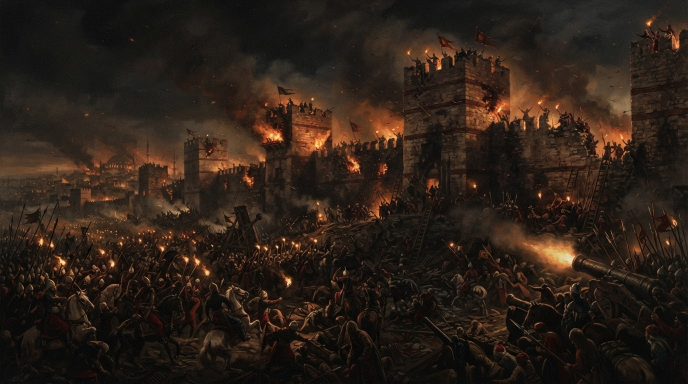
#> input picture imagens/11/cena01.jpg, 1376 x 768 px, found by its file name (shown at 1/2 size)
$ python angulos.py imagens/11/cena01.jpg '(mostra' os closes 'escolhidos)'   (older library calls are emulated)
#> lines starting #> are read from the running program, lines starting #| are printed output that depends on the picture; after the words box and inside, x2 and y2 are one past the last pixel; in counts of white or black regions, pixels touching at a corner belong together
#!/usr/bin/env python3
"""Planejamento de "ângulos de câmera" dentro de cada imagem e dos cortes no ritmo da fala.

A ideia vem da dica de retenção "cada frase, um ângulo diferente": em vez de uma
única panorâmica lenta de ~14 s por imagem, cada imagem vira várias tomadas
(plano geral, depois closes nas regiões com mais detalhe — rostos, fogo, ação),
com corte seco nas pausas da narração.

Uso de teste: python3 tools/angulos.py imagens/11/cena01.jpg   (mostra os closes escolhidos)
"""
import sys
from pathlib import Path

import cv2
import numpy as np

BORDER = 0.04  # o render corta 4% de cada borda antes de tudo


def interest_map(path, w=192, h=108):
    """Mapa de "interesse": bordas/detalhe × brilho, com reforço em tons de pele iluminados
    (rostos e mãos, que são o que o olho procura numa pintura)."""
    img = cv2.imread(str(path))
    H, W = img.shape[:2]
    bx, by = int(W * BORDER), int(H * BORDER)
    img = img[by:H - by, bx:W - bx]
    gray = cv2.cvtColor(img, cv2.COLOR_BGR2GRAY)
    small = cv2.resize(gray, (w, h), interpolation=cv2.INTER_AREA).astype(np.float32) / 255
    gx = cv2.Sobel(small, cv2.CV_32F, 1, 0)
    gy = cv2.Sobel(small, cv2.CV_32F, 0, 1)
    edges = cv2.GaussianBlur(np.hypot(gx, gy), (0, 0), 3)
    light = cv2.GaussianBlur(small, (0, 0), 4)
    m = edges * (0.25 + light)
    hsv = cv2.cvtColor(cv2.resize(img, (w, h), interpolation=cv2.INTER_AREA), cv2.COLOR_BGR2HSV)
    hue, sat, val = hsv[..., 0], hsv[..., 1], hsv[..., 2]
    skin = ((hue >= 3) & (hue <= 20) & (sat >= 50) & (sat <= 200) & (val >= 95)).astype(np.float32)
    skin = cv2.GaussianBlur(skin, (0, 0), 2.5)
    m = m * (1 + 6 * skin)
    # rostos ficam quase sempre no terço de cima / meio do quadro
    yy = np.linspace(0, 1, h)[:, None]
    m = m * (1.25 - 1.2 * (yy - 0.38) ** 2)
    return m / (m.max() + 1e-6)


def best_centers(m, zoom, k=3, min_dist=0.22, cy_max=0.5):
    """Até k centros (normalizados 0–1) de janelas 1/zoom do quadro com mais interesse.

    O centro vertical fica limitado a cy_max: nas pinturas, rostos e ação estão
    quase sempre na metade de cima, e mesas, mapas e chão (cheios de detalhe,
    mas sem drama) ficam embaixo.
    """
    h, w = m.shape
    ww, wh = int(w / zoom), int(h / zoom)
    integ = cv2.integral(m)
    sums = (integ[wh:, ww:] - integ[:-wh, ww:] - integ[wh:, :-ww] + integ[:-wh, :-ww])
    ymax = max(1, int(cy_max * h - wh / 2) + 1)
    sums = sums.copy()
    sums[ymax:, :] = -1
    picks = []
    flat = np.argsort(sums, axis=None)[::-1]
    for idx in flat:
        y, x = np.unravel_index(idx, sums.shape)
        c = ((x + ww / 2) / w, (y + wh / 2) / h)
        if all(np.hypot(c[0] - p[0], c[1] - p[1]) >= min_dist for p in picks):
            picks.append(c)
        if len(picks) == k:
            break
    return picks


# Sequência de enquadramentos por imagem: o 1º é sempre o plano geral (contexto),
# depois alterna close e plano médio em regiões diferentes do quadro.
def framings(path, n, seed=0):
    """Devolve n enquadramentos (z0, z1, cx0, cy0, cx1, cy1) para as tomadas de uma imagem."""
    m = interest_map(path)
    close = best_centers(m, 1.7, k=3)
    medium = best_centers(m, 1.35, k=3)
    rng = np.random.default_rng(seed)
    out = []
    for j in range(n):
        if j == 0:
            # plano geral com leve aproximação (ou afastamento) e deriva lateral
            d = rng.choice([-1, 1]) * 0.03
            zin = rng.random() < 0.6
            out.append((1.04 if zin else 1.16, 1.16 if zin else 1.04, 0.5 - d, 0.5, 0.5 + d, 0.5))
            continue
        pool = close if j % 2 == 1 else medium
        z = 1.7 if j % 2 == 1 else 1.35
        c = pool[(j // 2) % len(pool)] if pool else (0.5, 0.5)
        # deriva pequena e lenta dentro do close, sempre em direção ao centro do quadro
        dx = (0.5 - c[0]) * 0.12
        dy = (0.5 - c[1]) * 0.12
        out.append((z, z * 1.06, c[0], c[1], c[0] + dx, c[1] + dy))
    return out


def plan_cuts(t0, t1, cut_candidates, target=4.0, lo=2.8, hi=6.5, last_min=2.0):
    """Divide a janela [t0, t1) em tomadas, cortando de preferência nas pausas da fala."""
    cuts = [t0]
    cand = sorted(c for c in cut_candidates if t0 < c < t1)
    t = t0
    while t1 - t > hi:
        ok = [c for c in cand if t + lo <= c <= t + hi and t1 - c >= last_min]
        nxt = min(ok, key=lambda c: abs(c - (t + target))) if ok else t + target
        if t1 - nxt < last_min:
            # sobra pouco: divide o resto ao meio em vez de deixar uma tomada longa
            if t1 - t > 2 * lo:
                mid = [c for c in cand if t + lo <= c <= t1 - lo]
                cuts.append(min(mid, key=lambda c: abs(c - (t + t1) / 2)) if mid else (t + t1) / 2)
            break
        cuts.append(nxt)
        t = nxt
    cuts.append(t1)
    return cuts


if __name__ == "__main__":
    p = Path(sys.argv[1])
    m = interest_map(p)
#> in interest_map, img is the input picture: shape (768, 1376, 3); mean B, G, R 23.8, 32.4, 44.5
#> in interest_map, `gy = cv2.Sobel(small, cv2.CV_32F, 0, 1)`:
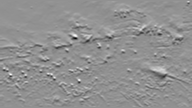
#> gy: shape (108, 192) float32; min -2.43, max 1.84, mean -0.00323; drawn with min black and max white
#> in interest_map, `edges = cv2.GaussianBlur(np.hypot(gx, gy), (0, 0), 3)`:
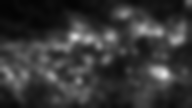
#> edges: shape (108, 192) float32; min 0.0174, max 0.894, mean 0.214
#> in interest_map, `hsv = cv2.cvtColor(cv2.resize(img, (w, h), interpolation=cv2.INTER_ARE..`: hsv: shape (108, 192, 3); mean H, S, V 15, 105.8, 47.5
#> in interest_map, `hue, sat, val = hsv[..., 0], hsv[..., 1], hsv[..., 2]`:
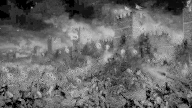
#> sat: shape (108, 192); min 0, max 212, mean 105.8
#> in interest_map, `hue, sat, val = hsv[..., 0], hsv[..., 1], hsv[..., 2]`:
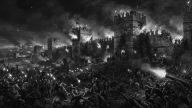
#> val: shape (108, 192); min 7, max 244, mean 47.5
#> in interest_map, `skin = ((hue >= 3) & (hue <= 20) & (sat >= 50) & (sat <= 200) & (val >..`:
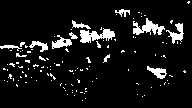
#> skin: shape (108, 192) float32; values 0 (black) and 1 (white), 8.3% white; 120 white regions (108 under 20 px), largest, box (x1, y1, x2, y2) and area: (80, 28, 115, 43) 297, (133, 18, 165, 35) 264, (166, 23, 184, 44) 160
    print("close:", [(round(x, 2), round(y, 2)) for x, y in best_centers(m, 1.7)])
#> in best_centers, `integ = cv2.integral(m)`:
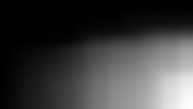
#> integ: shape (109, 193) float64; min 0, max 1374.7, mean 333.9; drawn with min black and max white
#> in best_centers, `flat = np.argsort(sums, axis=None)[::-1]`: flat = 3726 values, max 3725 at index 2326, min 0 at index 1862, mean 1862.5
#> the loop in best_centers, `for idx in flat:` made 1053 passes
#> (idx, y, x, c) on passes 1 to 3: (1609, 19, 70, (0.656, 0.468)), (1528, 18, 70, (0.656, 0.458)), (1610, 19, 71, (0.661, 0.468))
#> after the loop in best_centers, `for idx in flat:`: picks = [(0.656, 0.468), (0.307, 0.495), (0.51, 0.301)]
#| close: [(0.66, 0.47), (0.31, 0.5), (0.51, 0.3)]
    print("médio:", [(round(x, 2), round(y, 2)) for x, y in best_centers(m, 1.35)])
#> call 2 of best_centers, with zoom = 1.35, k = 3, min_dist = 0.22, cy_max = 0.5
#> in best_centers (call 2), `sums[ymax:, :] = -1`:
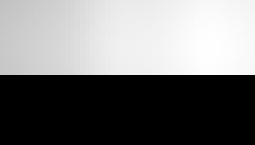
#> sums: shape (29, 51) float64 (shown 5 times larger); min -1, max 1088.8, mean 512.6; drawn with min black and max white
#> in best_centers (call 2), `flat = np.argsort(sums, axis=None)[::-1]`: flat = 1479 values, max 1478 at index 939, min 0 at index 764, mean 739
#> the loop in best_centers (call 2), `for idx in flat:` made 936 passes
#> (idx, y, x, c) on passes 1 to 3: (551, 10, 41, (0.583, 0.463)), (500, 9, 41, (0.583, 0.454)), (552, 10, 42, (0.589, 0.463))
#> after the loop in best_centers (call 2), `for idx in flat:`: picks = [(0.583, 0.463), (0.37, 0.407), (0.422, 0.63)]
#| médio: [(0.58, 0.46), (0.37, 0.41), (0.42, 0.63)]
    for f in framings(p, 4):
#> in framings, `close = best_centers(m, 1.7, k=3)`: close = [(0.656, 0.468), (0.307, 0.495), (0.51, 0.301)]
        print(tuple(round(v, 2) for v in f))
